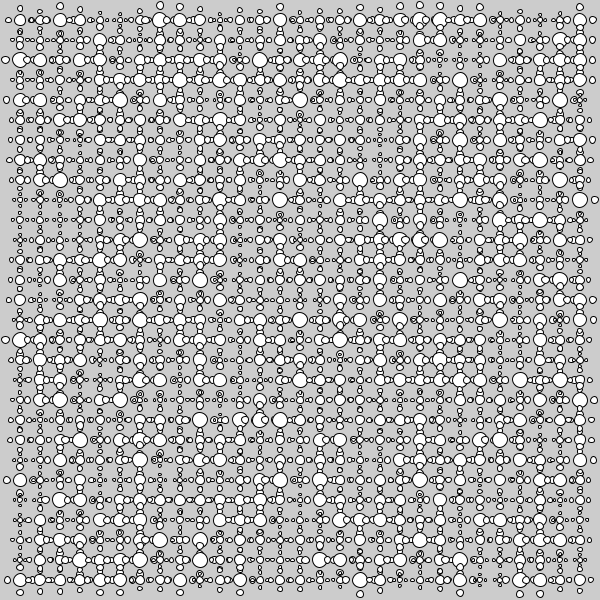
Frame 1 (no input)
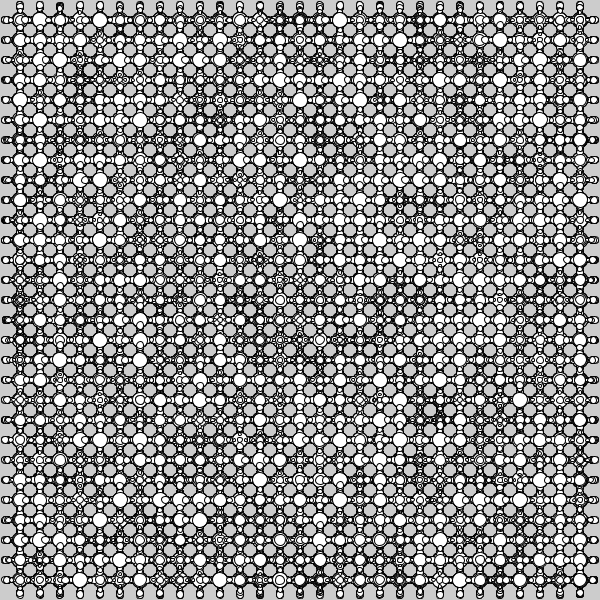
Frame 60 (the mouse pressed at the canvas centre just before this capture)
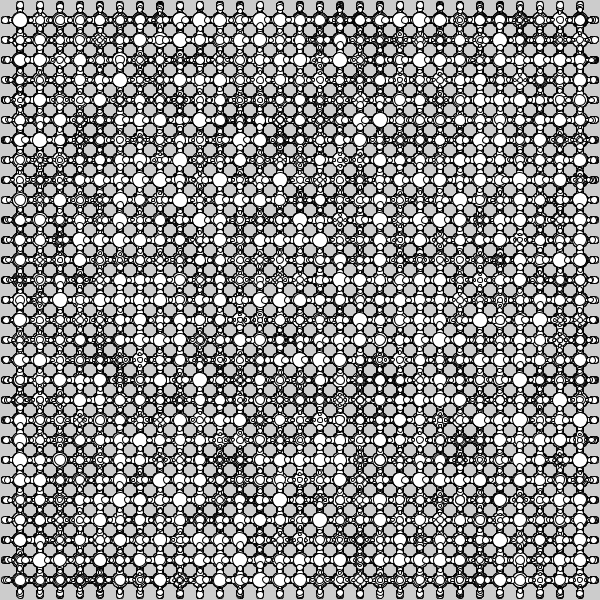
Frame 120 (the mouse held since frame 60 and released just before this capture)

The Processing sketch that drew these frames (run headless with seeded random() and noise(); from frame 60 on, the mouse is pressed at the canvas centre):

// Processing sketch: funciones06
// ── funciones06.pde
void setup() {
  size(600, 600);
}

void draw() {
  for (int i = 20; i < width; i+=20) {
    for (int j = 20; j< height; j+=20) {
      particula(i, j);
    }
  }
}

void particula(float xPos, float yPos) {
  float r = random(5, 15);
  ellipse(xPos, yPos, r, r);
  ellipse(xPos-r, yPos, r/2, r/2);
  ellipse(xPos+r, yPos, r/2, r/2);
  ellipse(xPos, yPos-r, r/2, r/2);
  ellipse(xPos, yPos+r, r/2, r/2);
}
